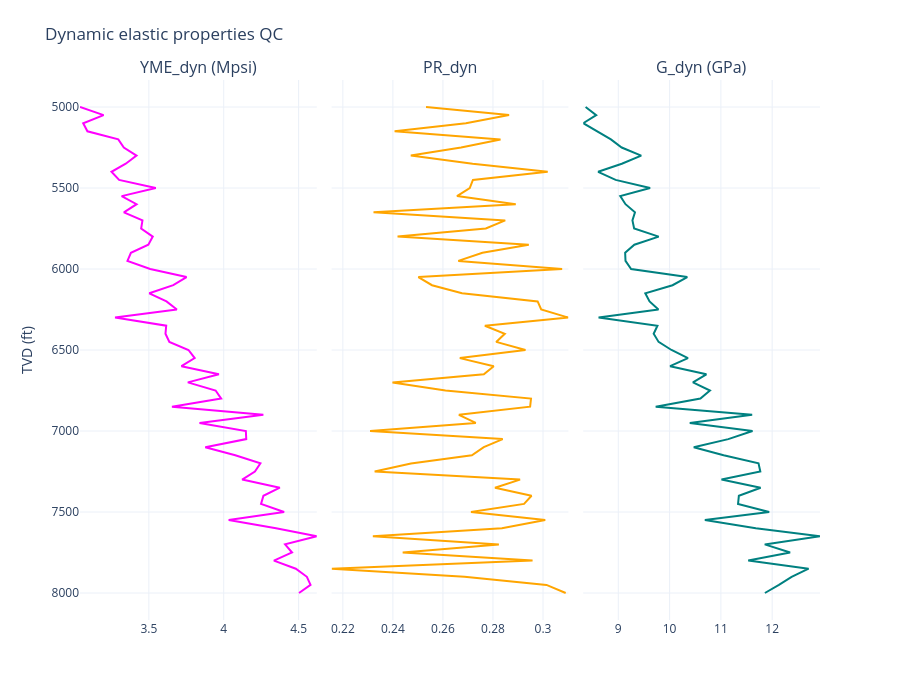

Notebook code cell kept with this figure:
### Code cell
# QC — dynamic elastic properties
fig = make_subplots(rows=1, cols=3, shared_yaxes=True, horizontal_spacing=0.02,
                    subplot_titles=("YME_dyn (Mpsi)", "PR_dyn", "G_dyn (GPa)"))
depth_track(fig, 1, df["YME_DYN_Mpsi"], "magenta", "YME_dyn", showlegend=False)
depth_track(fig, 2, df["PR_DYN"], "orange", "PR_dyn", showlegend=False)
depth_track(fig, 3, df["G_DYN_GPa"], "teal", "G_dyn", showlegend=False)
fig.update_yaxes(autorange="reversed", title_text="TVD (ft)", row=1, col=1)
fig.update_layout(height=700, width=900, template="plotly_white",
                  title="Dynamic elastic properties QC", margin=dict(t=80))
fig.show()
